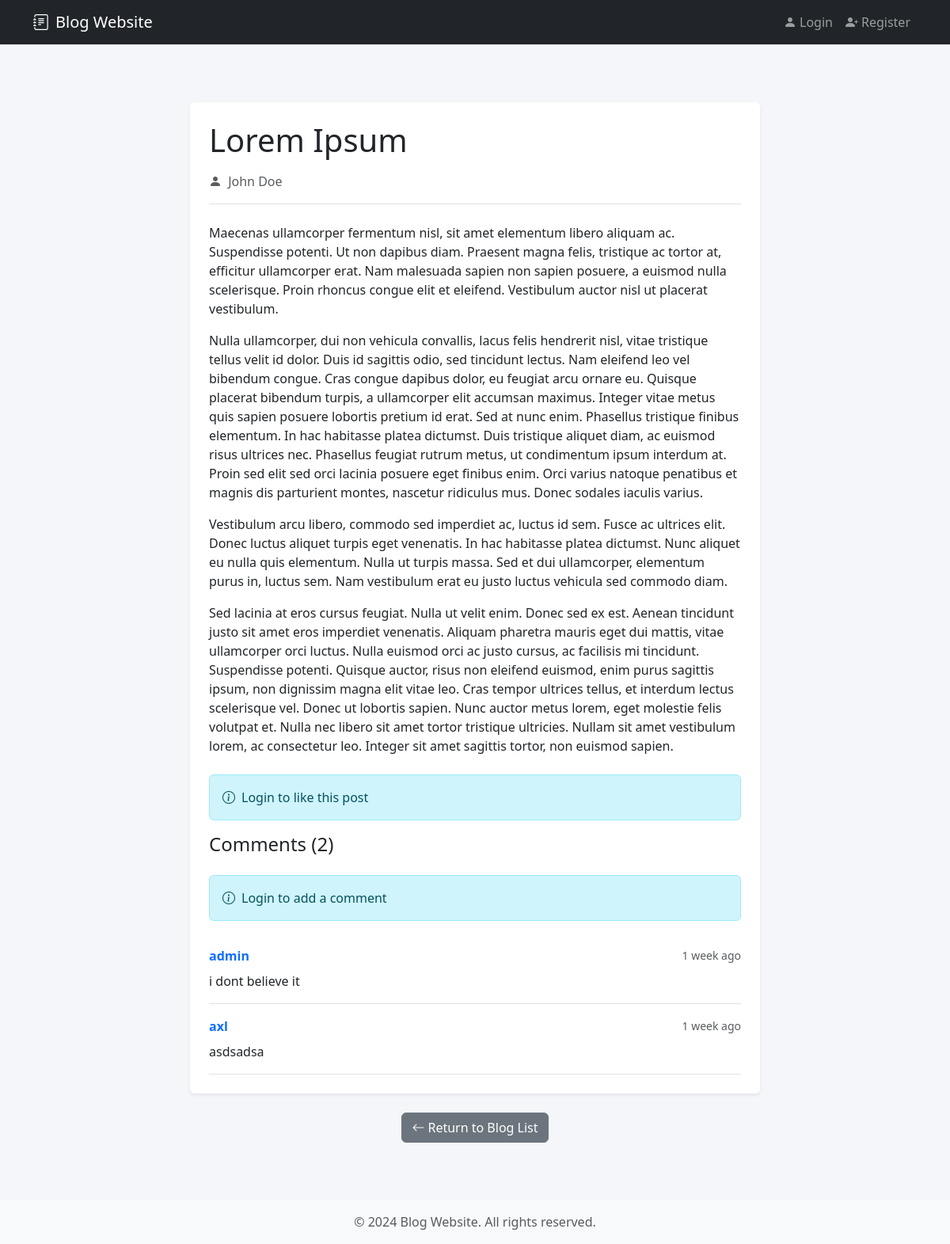
The app's page /39/ with its own data.
### blog/models.py (models this page shows, shortened)
class Post(models.Model):
    title = models.CharField(max_length=255)
    author = models.ForeignKey(User, on_delete=models.CASCADE, default=1)
    content = RichTextField(blank=True, null=True)
    likes = models.ManyToManyField(User, related_name='blog_posts')
    def total_likes(self):
        return self.likes.count()

class Comment(models.Model):
    post = models.ForeignKey(Post, related_name="comments", on_delete=models.CASCADE)
    name = models.CharField(max_length=255)
    body = models.TextField()
    date_added = models.DateTimeField(auto_now_add=True)

### blog/views.py (the view)
# urls.py: path('<id>/', blog_detail, name='blog_detail'),
def blog_detail(request, id):
    try:
        id = int(id)
    except ValueError:
        raise Http404("Invalid blog post ID")
    each_post = get_object_or_404(Post, id=id)
    total_likes = each_post.total_likes()
    liked = each_post.likes.filter(id=request.user.id).exists()
    if request.method == "POST":
        comment_form = CommentForm(request.POST)
        if comment_form.is_valid():
            comment = comment_form.save(commit=False)
            comment.post = each_post
            comment.name = request.user.username  # Use logged-in user's name
            comment.save()
            comment_form = CommentForm()
    else:
        comment_form = CommentForm()
    context = {
        'liked': liked,
        'total_likes': total_likes,
        'blog_detail': each_post,
        'comment_form': comment_form,
    }
    return render(request, "blog/blog_detail.html", context)

### blog/templates/blog/blog_detail.html (shortened to what this page needs)
{% extends "blog/base.html" %}
{% block content %}
<div class="container py-5">
    <div class="row">
        <div class="col-lg-8 mx-auto">
            <article class="blog-post shadow-sm rounded bg-white p-4 mb-4">
                <header class="blog-post-header mb-4">
                    <h1 class="display-6 mb-3">{{ blog_detail.title }}</h1>
                    <div class="d-flex justify-content-between align-items-center border-bottom pb-3">
                        <div class="post-meta text-muted">
                            <span class="me-3">
                                <i class="bi bi-person-fill me-1"></i>
                                {{ blog_detail.author.first_name }} {{ blog_detail.author.last_name }}
                            </span>
                        </div>
                    </div>
                </header>
                <div class="blog-post-content">
                    {{ blog_detail.content|safe }}
                </div>
                <footer class="blog-post-footer mt-4">
                    {% if user.is_authenticated %}
                        <div class="like-section mb-4">
                            <form action="{% url 'like_post' blog_detail.id %}" method="POST" class="d-inline">
                                {% csrf_token %}
                                {% if liked %}
                                    <button type="submit" name="blog_detail_id" value="{{ blog_detail.id }}" class="btn btn-danger">
                                        <i class="bi bi-heart-fill me-1"></i>{{ total_likes }} Unlike
                                    </button>
                                {% else %}
                                    <button type="submit" name="blog_detail_id" value="{{ blog_detail.id }}" class="btn btn-outline-danger">
                                        <i class="bi bi-heart me-1"></i>{{ total_likes }} Like
                                    </button>
                                {% endif %}
                            </form>
                        </div>
                    {% else %}
                        <div class="alert alert-info">
                            <i class="bi bi-info-circle me-2"></i>Login to like this post
                        </div>
                    {% endif %}
                    <div class="comments-section">
                        <h4 class="mb-4">Comments ({{ blog_detail.comments.count }})</h4>
                        {% if user.is_authenticated %}
                            <div class="comment-form mb-4">
                                <form method="POST" action="">
                                    {% csrf_token %}
                                    <div class="form-floating mb-3">
                                        {{ comment_form.body }}
                                        <label for="{{ comment_form.body.id_for_label }}">Write a comment...</label>
                                    </div>
                                    <button type="submit" class="btn btn-primary">
                                        <i class="bi bi-chat-fill me-1"></i>Add Comment
                                    </button>
                                </form>
                            </div>
                        {% else %}
                            <div class="alert alert-info">
                                <i class="bi bi-info-circle me-2"></i>Login to add a comment
                            </div>
                        {% endif %}
                        <div class="comments-list">
                            {% if blog_detail.comments.all %}
                                {% for comment in blog_detail.comments.all %}
                                    <div class="comment border-bottom py-3">
                                        <div class="d-flex justify-content-between align-items-center mb-2">
                                            <strong class="text-primary">{{ comment.name }}</strong>
                                            <small class="text-muted">{{ comment.date_added|timesince }} ago</small>
                                        </div>
                                        <p class="mb-0">{{ comment.body }}</p>
                                    </div>
                                {% endfor %}
                            {% else %}
                                <div class="alert alert-light text-center">
                                    No comments yet. Be the first to comment!
                                </div>
                            {% endif %}
                        </div>
                    </div>
                </footer>
            </article>
            <div class="text-center">
                <a href="/" class="btn btn-secondary">
                    <i class="bi bi-arrow-left me-1"></i>Return to Blog List
                </a>
            </div>
        </div>
    </div>
</div>
{% endblock %}

### blog/templates/blog/base.html (shortened to what this page needs)
{% load static %}
<!DOCTYPE html>
<html lang="en">
<head>
    <link rel="stylesheet" href="https://cdn.jsdelivr.net/npm/bootstrap-icons@1.11.3/font/bootstrap-icons.min.css">
    <link href="https://cdn.jsdelivr.net/npm/bootstrap@5.3.3/dist/css/bootstrap.min.css" rel="stylesheet">
</head>
<body>
    <nav class="navbar navbar-expand-lg navbar-dark bg-dark border-bottom">
        <div class="container">
            <a class="navbar-brand" href="/">
                <i class="bi bi-journal-text me-2"></i>Blog Website
            </a>
            <div class="collapse navbar-collapse" id="navbarNav">
                <ul class="navbar-nav ms-auto align-items-center">
                    {% if user.is_authenticated %}
                        <li class="nav-item">
                            <a class="nav-link" href="/create/">
                                <i class="bi bi-plus-circle me-1"></i>Create Post
                            </a>
                        </li>
                        <li class="nav-item">
                            <form method="post" action="{% url 'logout' %}" class="d-flex">
                                {% csrf_token %}
                                <button type="submit" class="nav-link logout-button text-light">
                                    <i class="bi bi-box-arrow-right me-1"></i>Log Out
                                </button>
                            </form>
                        </li>
                    {% else %}
                        <li class="nav-item">
                            <a class="nav-link" href="{% url 'login' %}">
                                <i class="bi bi-person-fill me-1"></i>Login
                            </a>
                        </li>
                        <li class="nav-item">
                            <a class="nav-link" href="{% url 'register' %}">
                                <i class="bi bi-person-plus-fill me-1"></i>Register
                            </a>
                        </li>
                    {% endif %}
                </ul>
            </div>
        </div>
    </nav>
    <main class="container py-4">
        {% block content %}
        {% endblock %}
    </main>
    <footer class="footer mt-auto py-3 bg-light text-center">
        <div class="container">
            <span class="text-muted">&copy; {% now "Y" %} Blog Website. All rights reserved.</span>
        </div>
    </footer>
</body>
</html>

### blog/templates/blog/base.html (style rules this page uses)
body { background-color: #f4f6f9; }

### records on screen
Post: title "Lorem Ipsum", author.first_name "John", author.last_name "Doe", content "Maecenas ullamcorper fermentum nisl, sit amet elementum libero aliquam ac. Suspendisse potenti. Ut non dapibus diam. Praesent magna felis, tristique ac tortor at, efficitur ullamcorper erat. Nam malesuada sapien non sapien posuere, a euismod nulla scelerisque. Proin rhoncus congue elit et eleifend. Vestibulum auctor nisl ut placerat vestibulum. Nulla ullamcorper, dui non vehicula convallis, lacus felis hendrerit nisl, vitae tristique tellus velit id dolor. Duis id sagittis odio, sed tincidunt lectus. Nam eleifend leo vel bibendum congue. Cras congue dapibus dolor, eu feugiat arcu ornare eu. Quisque placerat bibendum turpis, a ullamcorper elit accumsan maximus. Integer vitae metus quis…", comments.count "2"
Comment: name "admin", date_added "1 week", body "i dont believe it"
Comment: name "axl", date_added "1 week", body "asdsadsa"
